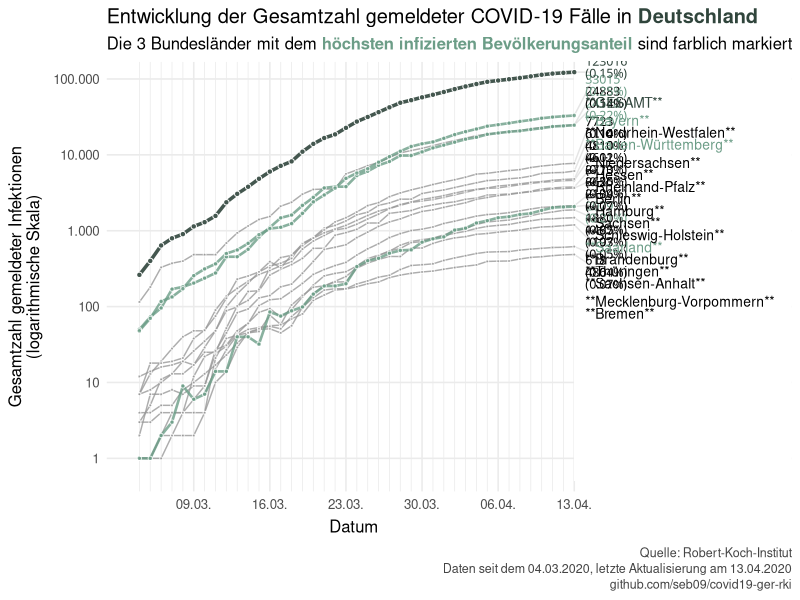
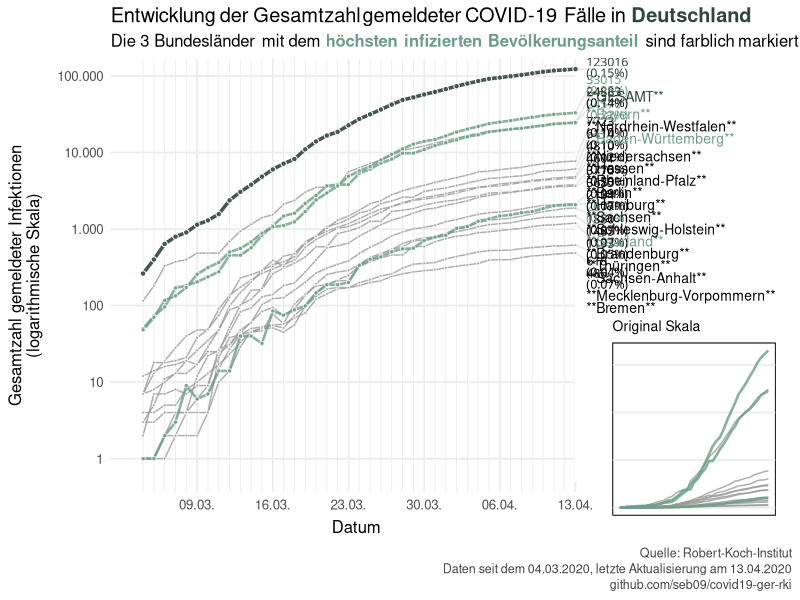
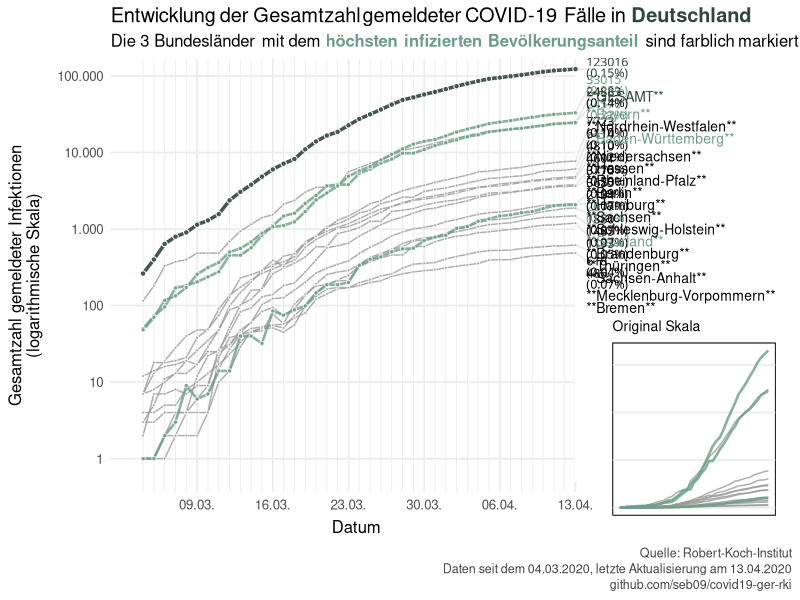

Write R code to recreate these figures, in order.

library(tidyverse)
library(cowplot)
library(ggtext)
library(lubridate)

theme_set(theme_minimal(base_size = 12))

# import data ------------------------------------------------------------------

pop <- read_csv("data/einwohner_bundesland.csv")
corona_rki <- read_csv("data/corona_deu_rki.csv") %>% 
  left_join(pop, by = "Bundesland") %>% 
  filter(Fallzahl > 0)


# data for plotting ------------------------------------------------------------

d_total <- corona_rki %>% 
  group_by(Datum) %>% 
  summarise(
    Fallzahl = sum(Fallzahl, na.rm = TRUE),
    Todeszahl = sum(Todeszahl, na.rm = TRUE),
    Einwohner = sum(Einwohner, na.rm = TRUE)
  ) %>% 
  mutate(Bundesland = "Gesamt")

d_plot <- corona_rki %>% 
  bind_rows(d_total) %>% 
  mutate(Bundesland = fct_reorder2(Bundesland, Datum, Fallzahl))

# prepare labels ---------------------------------------------------------------

# latest numbers per Bundesland
d_plot_end <- d_plot %>% 
  arrange(-as.numeric(Datum)) %>% 
  group_by(Bundesland) %>%
  top_n(1, Datum) %>% 
  ungroup() %>%
  mutate(Anteil = Fallzahl/Einwohner)

# evenly spread label coordinates
y_log <- log10(d_plot$Fallzahl)
lab_min <- min(y_log) + 0.5 * diff(range(y_log))
lab_max <- max(y_log)
lab_coord <- 10^seq(lab_min, lab_max, length.out = nlevels(d_plot$Bundesland))

# set colors
#colorRamp(c("#FFFFFF", "#374E55"))(0.87) %>% rgb(maxColorValue = 255)
color_text_total <- "#30453C"
color_line_total <- colorRamp(c("#FFFFFF", color_text_total))(0.9) %>% rgb(maxColorValue = 255)
#colorRamp(c("#FFFFFF", "#79AF97", "#000000"))(0.8) %>% rgb(maxColorValue = 255)
color_text_top <- "#6C9D87"
color_line_top <- colorRamp(c("#FFFFFF", color_text_top))(1) %>% rgb(maxColorValue = 255)
color_text_std <- "#000000"
color_line_std <- colorRamp(c("#FFFFFF", color_text_std))(0.4) %>% rgb(maxColorValue = 255)

# number of colored Bundesländer
top_color <- 3

# create label data set
d_plot_label_tot <- d_plot_end %>% 
  filter(Bundesland == "Gesamt") %>% 
  mutate(Ranking = 99)

d_plot_label_rest <- d_plot_end  %>% 
  arrange(-Anteil) %>% 
  filter(Bundesland != "Gesamt") %>% 
  mutate(Ranking = 1:n())

d_plot_label <- d_plot_label_tot %>% 
  bind_rows(d_plot_label_rest) %>% 
  mutate(color_text = if_else(Ranking <= top_color, color_text_top, color_text_std)) %>% 
  mutate(color_text = if_else(Ranking == 99, color_text_total, color_text)) %>% 
  mutate(color_line = if_else(Ranking <= top_color, color_line_top, color_line_std)) %>% 
  mutate(color_line = if_else(Ranking == 99, color_line_total, color_line)) %>% 
  mutate(pct = paste0(format(round(Anteil*100, 2), nsmall = 2),"%")) %>% 
  mutate(
    tot = format(Fallzahl) %>%
      str_replace_all(" ", "<span style='color:#ffffff00;'>0</span>") %>% 
      paste0("<span style='color:#ffffff00;'>0</span>", .)
  ) %>% 
  mutate(label = glue::glue("
    <span style='color:{color_text};'>
      <span style='font-family:\"Lucida Console\";font-size:9pt;'>
        {format(tot)} ({pct})
      </span>
      <span style='font-size:10pt;'>
        **{ifelse(Bundesland == \"Gesamt\", toupper(Bundesland), as.character(Bundesland))}**
      </span>
    </span>
  ")) %>% 
  arrange(Fallzahl) %>% 
  mutate(pos_x = Datum + 1) %>% 
  mutate(pos_y = lab_coord)

# create plot ------------------------------------------------------------------

# calculate x- and y-range (for label background)
mult_x <- c(0.05, 0.5)
mult_y <- c(0.025,0.025)
xrg <- range(d_plot$Datum) + c(-1, 1)*mult_x*diff(range(d_plot$Datum))
yrg <- range(d_plot$Fallzahl)

d_plot <- d_plot_label %>% 
  select(Bundesland, Anteil, Ranking) %>% 
  left_join(d_plot, ., by = "Bundesland") %>%
  filter(Bundesland != "Gesamt")

size_line_top <- 0.9
size_line_std <- 0.5

d_plot_top <- d_plot %>% 
  filter(Ranking <= top_color)

d_plot_std <- d_plot %>% 
  filter(Ranking > top_color)


p_geom_std_line <- geom_line(
    data = d_plot_std,
    mapping = aes(x = Datum, y = Fallzahl, group = Bundesland),
    alpha = 0.8, size = size_line_std, color = color_line_std
  )

p_geom_std_pt <- geom_point(
    data = d_plot_std,
    mapping = aes(x = Datum, y = Fallzahl, group = Bundesland),
    alpha = 0.8, size = 1.25*size_line_std, shape = 21,
    fill = color_line_std, color = "#FFFFFF"
  )

p_geom_top_line <- geom_line(
    data = d_plot_top,
    mapping = aes(x = Datum, y = Fallzahl, group = Bundesland),
    alpha = 0.8, size = size_line_top, color = color_line_top
  )

p_geom_top_pt <- geom_point(
    data = d_plot_top,
    mapping = aes(x = Datum, y = Fallzahl, group = Bundesland),
    alpha = 0.8, size = 1.25*size_line_top, shape = 21,
    fill = color_line_top, color = "#FFFFFF"
  )

p_geom_total_line <- geom_line(
    data = d_total,
    aes(Datum, Fallzahl),
    size = 1.2,
    color = color_line_total,
    inherit.aes = FALSE
  )

p_geom_total_pt <- geom_point(
    data = d_total,
    aes(Datum, Fallzahl),
    size = 1.5,
    fill = color_line_total,
    color = "#FFFFFF",
    shape = 21,
    inherit.aes = FALSE
  )

p_main <- ggplot() +
  annotate(
    "rect",
    xmin = max(d_plot_label$Datum),
    xmax = xrg[2],
    ymin = yrg[1]-0.5,
    ymax = yrg[2]+0.5,
    fill = "#FFFFFF"
  ) +
  geom_richtext(
    data = d_plot_label,
    mapping = aes(x = pos_x, y = pos_y, label = label),
    hjust = 0,
    vjust = 0.5,
    fill = NA,
    label.color = NA,
    label.padding = grid::unit(rep(0, 4), "pt"),
    show.legend = FALSE
  ) +
  geom_segment(
    data = d_plot_label,
    mapping = aes(x = Datum, xend = pos_x + 0.5, y = Fallzahl, yend =pos_y),
    alpha = 0.1, color = "#000000",
    inherit.aes = FALSE
  ) +
  p_geom_std_line +
  p_geom_std_pt +
  p_geom_top_line +
  p_geom_top_pt +
  p_geom_total_line +
  p_geom_total_pt +
  scale_x_date(
    breaks = seq(ymd("2020-03-09"), ymd(max(d_plot$Datum)), by = "weeks"),
    minor_breaks = seq(ymd("2020-03-04"), ymd(max(d_plot$Datum)), by = "days"),
    date_labels = "%d.%m.",
    expand = expansion(mult = c(mult_x[1],0))
  ) +
  scale_y_continuous(
    trans = scales::log10_trans(),
    breaks = 10^c(0:5),
    expand = expansion(mult = mult_y),
    labels = function(x) scales::comma(x, big.mark = ".", accuracy = 1, decimal.mark = ",")
  ) +
  scale_color_manual(values = c(color_line_std, color_line_top)) +
  scale_fill_manual(values = c(color_line_std, color_line_top)) +
  labs(
    x = "Datum",
    y = glue::glue(
      "Gesamtzahl gemeldeter Infektionen",
      "(logarithmische Skala)",
      .sep = "\n"
    ),
    title = glue::glue(
      "Entwicklung der Gesamtzahl gemeldeter COVID-19 Fälle in **<span style='color:{color_text_total};'>Deutschland</span>**"
    ),
    subtitle = glue::glue(
      "Die {top_color} Bundesländer mit dem **<span style='color:{color_text_top};'>höchsten infizierten Bevölkerungsanteil</span>** sind farblich markiert"
    ),
    caption = glue::glue(
      "Quelle: Robert-Koch-Institut",
      "Daten seit dem {min(d_plot$Datum) %>% format(\"%d.%m.%Y\")}, letzte Aktualisierung am {max(d_plot$Datum) %>% format(\"%d.%m.%Y\")}",
      "github.com/seb09/covid19-ger-rki",
      .sep = "\n"
    )
  ) +
  theme(
    legend.position = "none",
    panel.grid.minor.y = element_blank(),
    axis.title.x = element_text(margin = margin(t = 0.5, unit = "lines"), hjust = 0.35),
    axis.title.y = element_text(margin = margin(r = 0.5, unit = "lines")),
    plot.title = element_markdown(),
    plot.subtitle = element_markdown(lineheight = 1.25),
    plot.caption = element_text(color = "#444444", size = 9, lineheight = 1.05)
  )

p_main

p_sub <- ggplot() +
  p_geom_std_line +
  p_geom_top_line +
  #p_geom_total_line +
  labs(title = "Original Skala") +
  theme(
    panel.grid.minor.y = element_blank(),
    panel.grid.major.x = element_blank(),
    panel.grid.minor.x = element_blank(),
    panel.background = element_rect(fill = "#FFFFFF"),
    panel.border = element_rect(color = "#000000", size = 0.33, fill = NA),
    axis.title.x = element_blank(),
    axis.title.y = element_blank(),
    axis.text.x = element_blank(),
    axis.text.y = element_blank(),
    plot.title = element_text(size = 10)
  )

p <- ggdraw() +
  draw_plot(p_main) +
  draw_plot(p_sub, x = 0.98, y = 0.12, width = 0.23, height = 0.36, hjust = 1, vjust = 0)

p

ggsave(fs::path("plots", "covid19-deu-rki-entwicklung.png"), p, width = 10, height = 6.66, dpi = 200, scale = 1.3)
